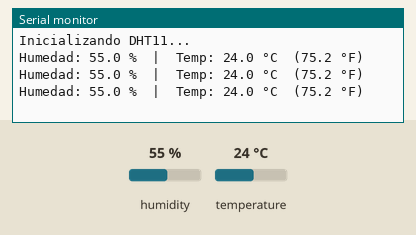
Recording of a sketch running on a simulated Arduino Uno, built with avr-gcc and run on an emulated ATmega328P. Parts: the last lines printed to the serial monitor. Inputs (shaded band) come from the test bench; at power-on: humidity 55 %, temperature 24 °C.

Above: at 5.3 s.
5.4 s: humidity set to 22 %
At 8.5 s:
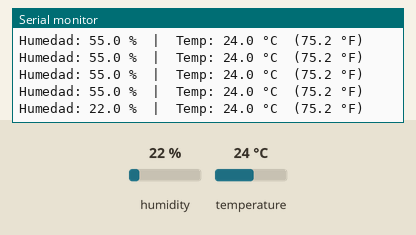
9.6 s: temperature set to 12 °C
At 11.7 s:
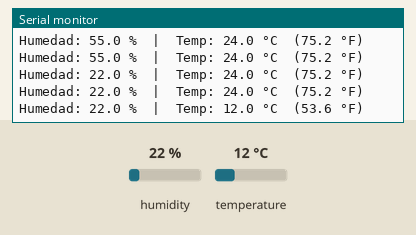
13.8 s: humidity set to 40 %
At 16.1 s:
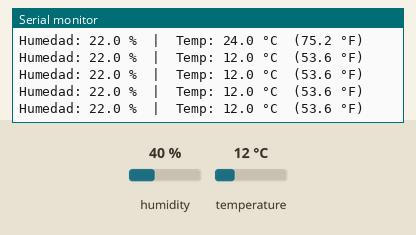
Timing chart, 0 to 17.6 s (numbered marks = the images above; inputs shaded):
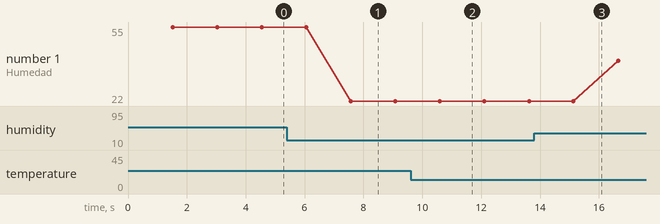

The sketch:

DHT11.ino
```cpp
#include "DHT.h"

#define DHTPIN 7       // pin de datos del DHT11
#define DHTTYPE DHT11  // tipo de sensor

// DHT dht(pin, tipoDHT)
DHT dht(DHTPIN, DHTTYPE);

void setup() {
  Serial.begin(9600);
  Serial.println("Inicializando DHT11...");
  dht.begin();  // inicia el sensor
}

void loop() {
  // DHT11: no leer más rápido de ~1 Hz
  delay(1500);  // 1.5 s entre lecturas para mayor estabilidad


  float h = dht.readHumidity();     // humedad relativa (%)
  float t = dht.readTemperature();  // temperatura (°C)
  float f = dht.readTemperature(true); // Fahrenheit

  // Verifica errores de lectura
  if (isnan(h) || isnan(t)) {
    Serial.println("Fallo al leer del DHT11 (NaN). Revisa cableado/alimentacion.");
    return;
  }

  Serial.print("Humedad: ");
  Serial.print(h, 1);
  Serial.print(" %  |  Temp: ");
  Serial.print(t, 1);
  Serial.print(" °C  (");
  Serial.print(f, 1);
  Serial.println(" °F)");
}
```

Measured:
- after the input at 5.4 s, the serial monitor: prints a new line after 2.2 s (image 1)
- after the input at 9.6 s, the serial monitor: prints a new line after 1.0 s (image 2)
- plotted number 1: 55 → 22 after the input at 5.4 s, 22 → 40 after the input at 13.8 s
